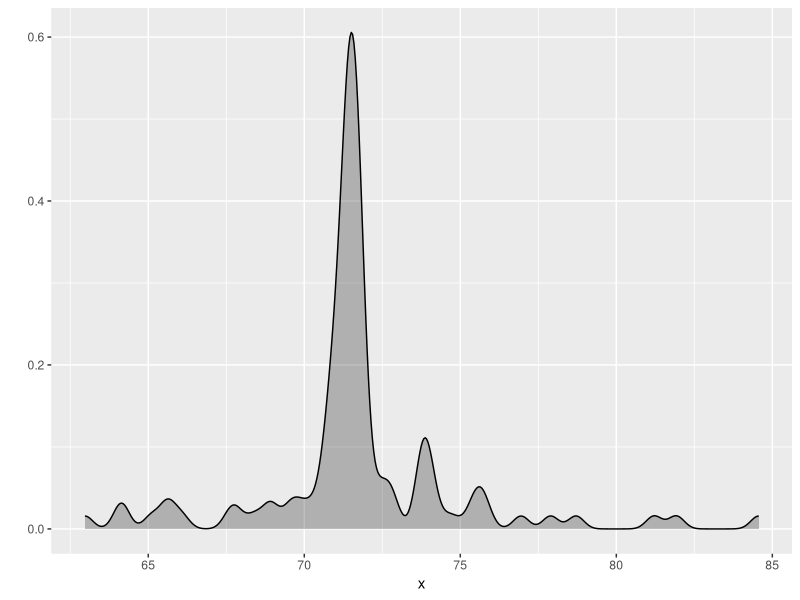

R code for this plot:
library(ggplot2)
library(MCMCpack)

setwd("~/git/tyche/mixed_normal")

rm(list = ls())

N = 100
k = 2 #Number of mixing components

mu = runif(k, -100, 100)
sigma = rgamma(k, shape = 1, rate = 1)

p = rdirichlet(1, rep(1, k))

x = rep(NA, N)
for (i in 1:N){
  dist.number = sample(k, size = 1, prob = p)
  
  x[i] = rnorm(1, mu[dist.number], sigma[dist.number])
}

qplot(x, geom = "density", fill = I("black"), alpha = I(0.25))

save(x, mu, sigma, p, file = "mixed_normal_data.RData")
